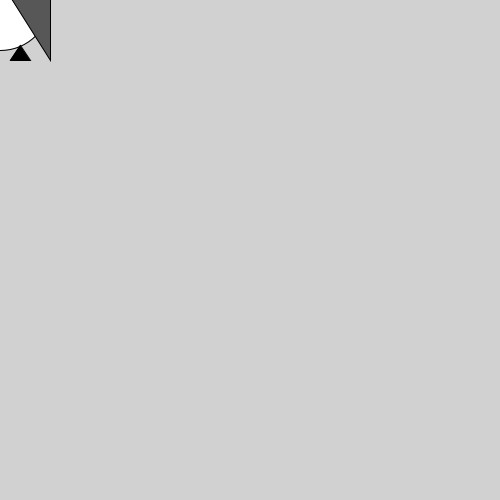
Frame 1 (no input)
Frame 60 (the mouse pressed at the canvas centre just before this capture): identical to frame 1, image omitted
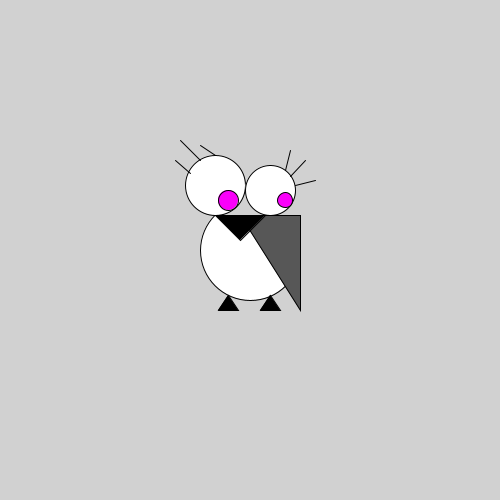
Frame 120 (the mouse held since frame 60 and released just before this capture)

The Processing sketch that drew these frames (run headless with seeded random() and noise(); from frame 60 on, the mouse is pressed at the canvas centre):

// Processing sketch: processing_15416
// ── processing_15416.pde

void setup() {
size(500,500);
smooth();
frameRate(30);
}
void draw() {
background(209);
rectMode(CENTER);
ellipseMode(CENTER);

//BODY mousex=85, mouseY=135
fill(255);
ellipse(mouseX,mouseY,100,100);
fill(209);
noStroke();

//COVERUP
rect(mouseX-35,mouseY-85,150,100);
stroke(0);
fill(255);

//EYES
ellipse(mouseX-35,mouseY-65,60,60);
ellipse(mouseX+20,mouseY-60,50,50);

//EYEBOWS
fill(mouseX,0,mouseY);
ellipse(mouseX-22,mouseY-50,20,20);
ellipse(mouseX+35,mouseY-50,15,15);

//EYELASHES LEFT
line (mouseX-35,mouseY-95,pmouseX-50,pmouseY-105);
line(mouseX-50,mouseY-90,pmouseX-70,pmouseY-110);
line(mouseX-60,mouseY-77,pmouseX-75,pmouseY-90);

//EYELASHES RIGHT
line(mouseX+40,mouseY-74,pmouseX+55,pmouseY-90);
line(mouseX+35,mouseY-80,pmouseX+40,pmouseY-100);
line(mouseX+45,mouseY-65,pmouseX+65,pmouseY-70);

//WING
fill(87);
triangle(mouseX-10,mouseY-35,mouseX+50,mouseY-35,pmouseX+50,pmouseY+60);

//BARK
fill(0);
triangle(mouseX-35,mouseY-35,mouseX+15,mouseY-35,mouseX-10,mouseY-10);

//LEGS
triangle(mouseX-22,mouseY+45,mouseX-12,mouseY+60,mouseX-32,mouseY+60);
triangle(mouseX+20,mouseY+45,mouseX+30,mouseY+60,mouseX+10,mouseY+60);
}

void keyPressed(){
 println("How you are doing?");
}
  

                
                                
